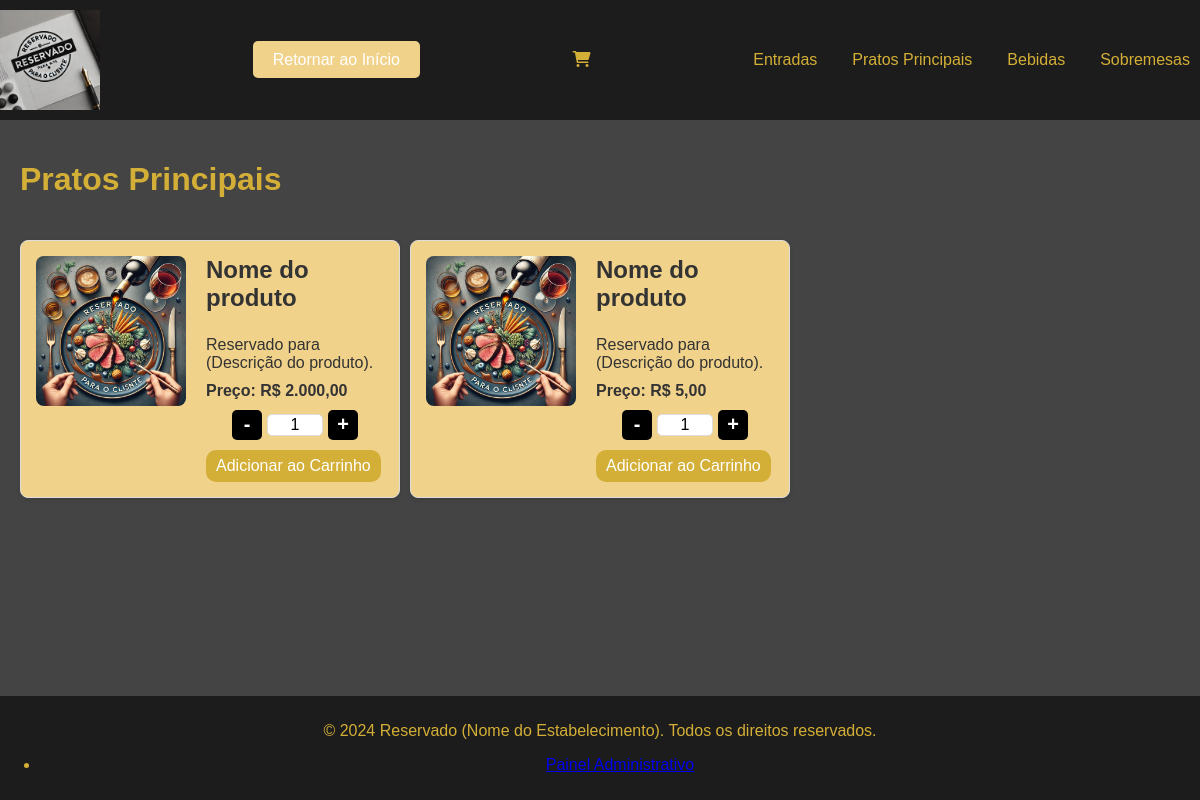
Page /sections/principais.php on the committed database.
### tables this page shows
CREATE TABLE `produtos` (
  `id` int NOT NULL AUTO_INCREMENT,
  `nome` varchar(255) NOT NULL,
  `descricao` text NOT NULL,
  `preco` decimal(10,2) NOT NULL,
  `categoria` enum('entradas','principais','bebidas','sobremesas') NOT NULL,
  `imagem` varchar(255) DEFAULT NULL,
  `data_criacao` timestamp NULL DEFAULT CURRENT_TIMESTAMP,
  PRIMARY KEY (`id`)
);

### sections/principais.php (the view, shortened to what this page needs)
<?php
$incluir_rodape = !isset($GLOBALS['incluir_rodape']) || $GLOBALS['incluir_rodape'];
if (basename($_SERVER['PHP_SELF']) == 'principais.php') {
    include $_SERVER['DOCUMENT_ROOT'] . '/cardapio-dinamico/header.php';
}
?>
<?php
require_once dirname(__DIR__) . '/db/conexao.php';
$base_url = '/cardapio-dinamico/admin/uploads/produtos/';
$stmt = $pdo->prepare("SELECT * FROM produtos WHERE categoria = 'principais' ORDER BY nome");
$stmt->execute();
$produtos = $stmt->fetchAll(PDO::FETCH_ASSOC);
?>
<!DOCTYPE html>
<html lang="pt-BR">
<head>
    <link rel="stylesheet" href="../assets/css/style.css?v=<?php echo time(); ?>">
</head>
<body>
    <h1>Pratos Principais</h1>
    <div class="produtos-container">
        <?php foreach ($produtos as $produto): ?>
        <div class="produto-item">
            <div class="produto-imagem">
                <?php if ($produto['imagem']): ?>
                    <img src="<?php echo $base_url . htmlspecialchars($produto['imagem']); ?>" alt="<?php echo htmlspecialchars($produto['nome']); ?>">
                <?php endif; ?>
            </div>
            <div class="produto-info">
                <h3><?php echo htmlspecialchars($produto['nome']); ?></h3>
                <p><?php echo htmlspecialchars($produto['descricao']); ?></p>
                <p class="preco">Preço: R$ <?php echo number_format($produto['preco'], 2, ',', '.'); ?></p>
                <form class="adicionar-carrinho-form">
                    <div class="quantidade-container">
                        <button type="button" class="quantidade-btn diminuir">-</button>
                        <input type="number" name="quantidade" value="1" min="1" required class="quantidade-input">
                        <button type="button" class="quantidade-btn aumentar">+</button>
                    </div>
                    <button type="button" class="adicionar-carrinho-btn">Adicionar ao Carrinho</button>
                </form>
            </div>
        </div>
        <?php endforeach; ?>
    </div>
    <?php if ($incluir_rodape): ?>
        <?php include $_SERVER['DOCUMENT_ROOT'] . '/cardapio-dinamico/footer.php'; ?>
    <?php endif; ?>
</body>
</html>

### assets/css/style.css (style rules this page uses)
html, body { height: 100%; margin: 0; }
body { display: flex; flex-direction: column; font-family: Arial, sans-serif; background-color: #444; color: #d4af37; margin: 0; padding: 0; }
.produtos-container { display: grid; grid-template-columns: repeat(3, 1fr); gap: 10px; padding: 20px 0; }
.produto-item { background-color: #f0d28b; border: 1px solid #ddd; border-radius: 8px; overflow: hidden; padding: 15px; box-shadow: 0 2px 5px rgba(0, 0, 0, 0.1); transition: transform 0.2s ease; display: flex; align-items: flex-start; }
.produto-imagem img { max-width: 150px; height: auto; margin-right: 20px; border-radius: 8px; display: block; }
.produto-info { flex-grow: 1; }
.produto-info h3 { margin-top: 0; font-size: 1.5em; color: #333; }
.produto-info p { margin: 10px 0; color: #333; }
.produto-info .preco { font-weight: bold; color: #333; }
.produto-item { position: relative; padding: 15px; border: 1px solid #ddd; margin-bottom: 10px; }
.adicionar-carrinho-btn { background-color: #d4af37; color: white; padding: 7px 10px; border: none; border-radius: 10px; font-size: 16px; cursor: pointer; transition: background-color 0.3s ease; }
.quantidade-container { display: flex; align-items: center; justify-content: center; margin-bottom: 10px; }
.quantidade-btn { background-color: #000; color: white; border: none; width: 30px; height: 30px; font-size: 20px; font-weight: bold; cursor: pointer; display: flex; align-items: center; justify-content: center; border-radius: 5px; margin: 0 5px; }
.quantidade-input { width: 50px; text-align: center; font-size: 16px; border: 1px solid #ddd; border-radius: 5px; }
input[type=number] { -webkit-appearance: none; -moz-appearance: textfield; appearance: none; }

### rows in the picture
produtos: imagem (picture), nome "Nome do produto", descricao "Reservado para (Descrição do produto).", preco "2.000,00"
produtos: imagem (picture), nome "Nome do produto", descricao "Reservado para (Descrição do produto).", preco "5,00"

### other values in the picture
$section['title'] "Entradas"
$section['title'] "Pratos Principais"
$section['title'] "Bebidas"
$section['title'] "Sobremesas"
$site_name "Reservado (Nome do Estabelecimento)"
